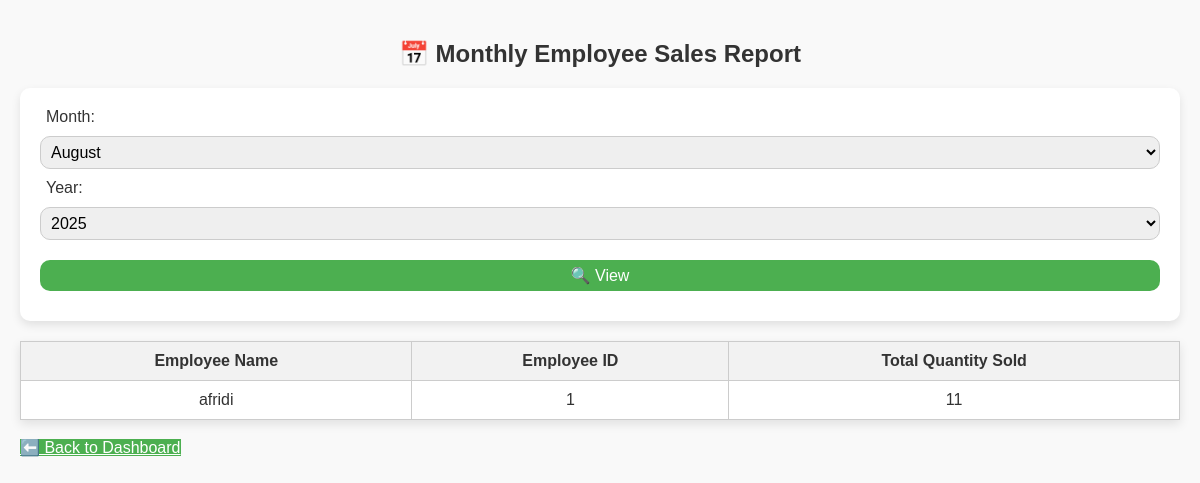
Page /manager_employee_report.php (signed in) on the committed database.
### tables this page shows
CREATE TABLE `employee` (
  `employee_id` int(11) NOT NULL,
  `name` varchar(100) DEFAULT NULL,
  `phone` varchar(20) DEFAULT NULL,
  `nid` varchar(20) DEFAULT NULL,
  `join_date` date DEFAULT NULL,
  `designation` varchar(100) DEFAULT NULL,
  `manager_id` int(11) DEFAULT NULL,
  `branch_id` int(11) DEFAULT NULL,
  `total_sales` int(11) DEFAULT 0
);

### manager_employee_report.php (the view, shortened to what this page needs)
<?php
require_once("db.php");
$manager_id = $_SESSION['user_id'];
$month = $_GET['month'] ?? date('n');
$year = $_GET['year'] ?? date('Y');
?>
<!DOCTYPE html>
<html>
<head>
  <link rel="stylesheet" href="assets/css/style.css">
</head>
<body>
<h2>📅 Monthly Employee Sales Report</h2>
<form method="GET">
  <label>Month:
    <select name="month">
      <?php for ($m = 1; $m <= 12; $m++): ?>
        <option value="<?= $m ?>" <?= ($m == $month) ? 'selected' : '' ?>>
          <?= date('F', mktime(0, 0, 0, $m, 1)) ?>
        </option>
      <?php endfor; ?>
    </select>
  </label>
  <label>Year:
    <select name="year">
      <?php for ($y = 2023; $y <= date('Y'); $y++): ?>
        <option value="<?= $y ?>" <?= ($y == $year) ? 'selected' : '' ?>><?= $y ?></option>
      <?php endfor; ?>
    </select>
  </label>
  <button type="submit">🔍 View</button>
</form>
<?php
$query = "
  SELECT e.name, e.employee_id, SUM(sd.quantity) AS total_quantity
  FROM sale s
  JOIN sale_details sd ON s.sale_id = sd.sale_id
  JOIN employee e ON s.employee_id = e.employee_id
  WHERE s.manager_id = $manager_id
    AND MONTH(s.sale_time) = $month
    AND YEAR(s.sale_time) = $year
  GROUP BY e.employee_id
  ORDER BY total_quantity DESC
";
$result = $conn->query($query);
?>
<table>
  <thead>
    <tr>
      <th>Employee Name</th>
      <th>Employee ID</th>
      <th>Total Quantity Sold</th>
    </tr>
  </thead>
  <tbody>
    <?php if ($result->num_rows > 0): ?>
      <?php while ($row = $result->fetch_assoc()): ?>
        <tr>
          <td><?= htmlspecialchars($row['name']) ?></td>
          <td><?= $row['employee_id'] ?></td>
          <td><?= $row['total_quantity'] ?></td>
        </tr>
      <?php endwhile; ?>
    <?php else: ?>
      <tr><td colspan="3">❌ No sales found for this month.</td></tr>
    <?php endif; ?>
  </tbody>
</table>
<br><a href="manager_dashboard.php" class="btn">⬅️ Back to Dashboard</a>
</body>
</html>

### assets/css/style.css (style rules this page uses)
:root { --primary-color: #4CAF50; --accent-color: #FF9800; --bg-color: #f9f9f9; --text-color: #333; --header-bg: #e8f5e9; --shadow: 0 4px 10px rgba(0, 0, 0, 0.1); --radius: 10px; }
body { margin: 0; padding: 0; background: var(--bg-color); font-family: 'Segoe UI', sans-serif; color: var(--text-color); }
h1, h2, h3 { color: var(--primary-color); text-align: center; margin-top: 20px; }
form { background: white; padding: 20px; border-radius: var(--radius); box-shadow: var(--shadow); }
input, select, button, textarea { width: 100%; padding: 10px; margin: 10px 0; border: 1px solid #ccc; border-radius: var(--radius); box-sizing: border-box; }
button, .btn { background: var(--primary-color); color: white; border: none; cursor: pointer; transition: background 0.3s; }
table { width: 100%; border-collapse: collapse; background: white; margin-top: 20px; box-shadow: var(--shadow); }
th, td { padding: 12px; text-align: center; border: 1px solid #ddd; }
th { background: var(--header-bg); }

### manager_employee_report.php (style rules this page uses)
body { font-family: Arial; padding: 20px; }
table { border-collapse: collapse; width: 100%; margin-top: 20px; }
th, td { border: 1px solid #ccc; padding: 10px; text-align: center; }
th { background-color: #f2f2f2; }
label, select, button { font-size: 16px; padding: 6px; margin-right: 10px; }
h2 { color: #333; }

### rows in the picture
employee: name "afridi", employee_id "1", total_quantity "11"

### other values in the picture
form field month "August"
form field year "2025"
